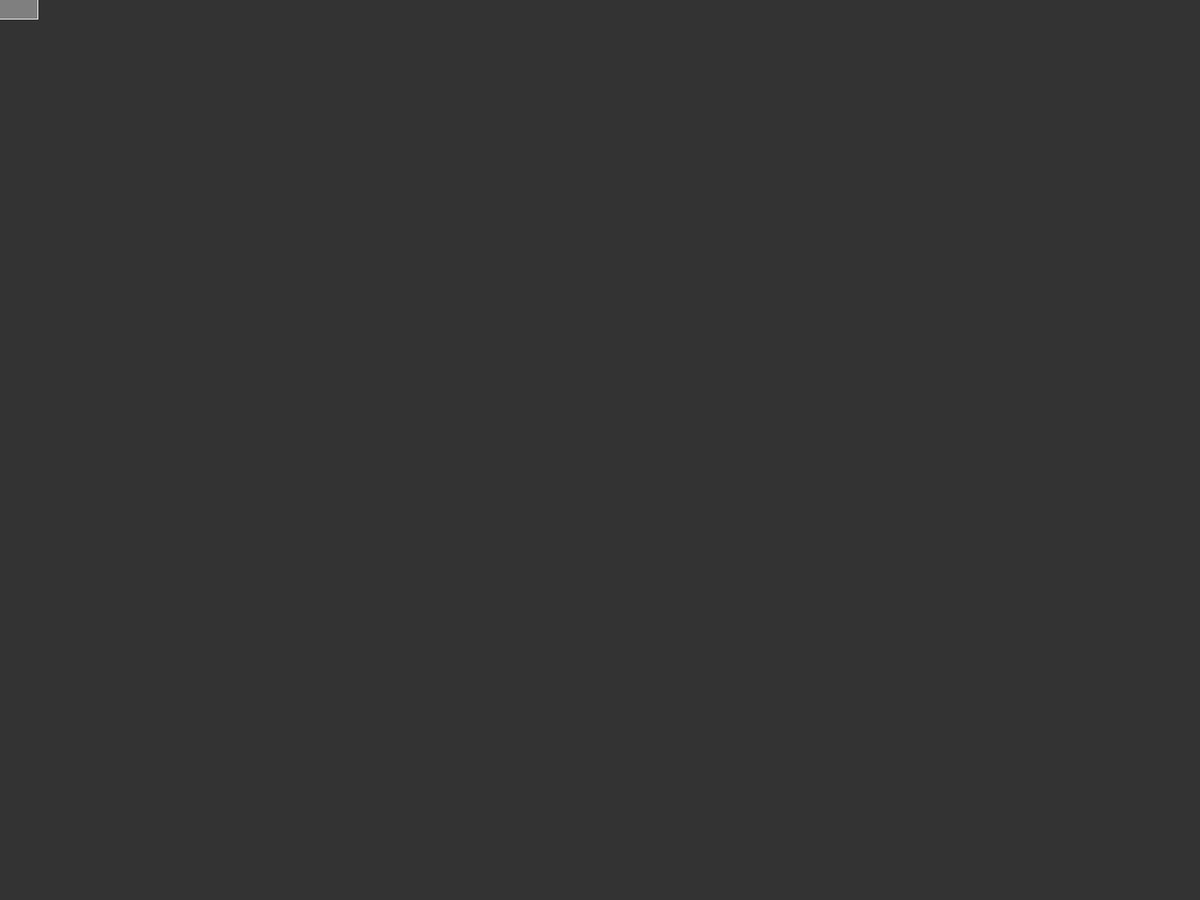
Frame 1 (no input)
Frame 60 (the mouse pressed at the canvas centre just before this capture): identical to frame 1, image omitted
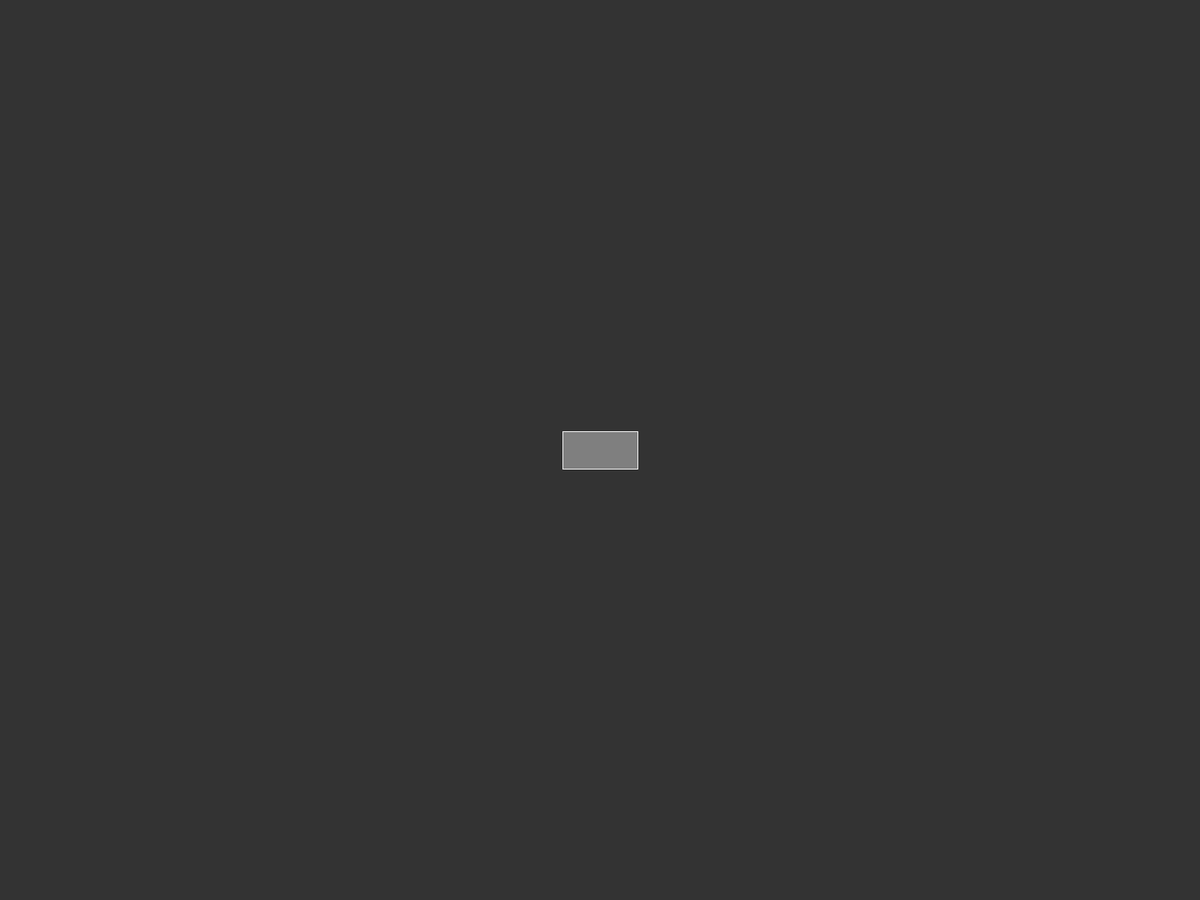
Frame 120 (the mouse held since frame 60 and released just before this capture)

The Processing sketch that drew these frames (run headless with seeded random() and noise(); from frame 60 on, the mouse is pressed at the canvas centre):

// Processing sketch: test_sketch
// ── test_sketch.pde
int gray = 0;

void setup() {
  fullScreen();
  rectMode(CENTER);
  fill(204, 102, 0);
}

//void draw() {
//  background(gray);
//  rect(mouseX, mouseY, 100, 100);
//} 

void draw() {
  background(51);
  stroke(255);
  fill(127);
  rect(mouseX,mouseY,100,50);
}

void mousePressed() {
  gray += 50;
}
